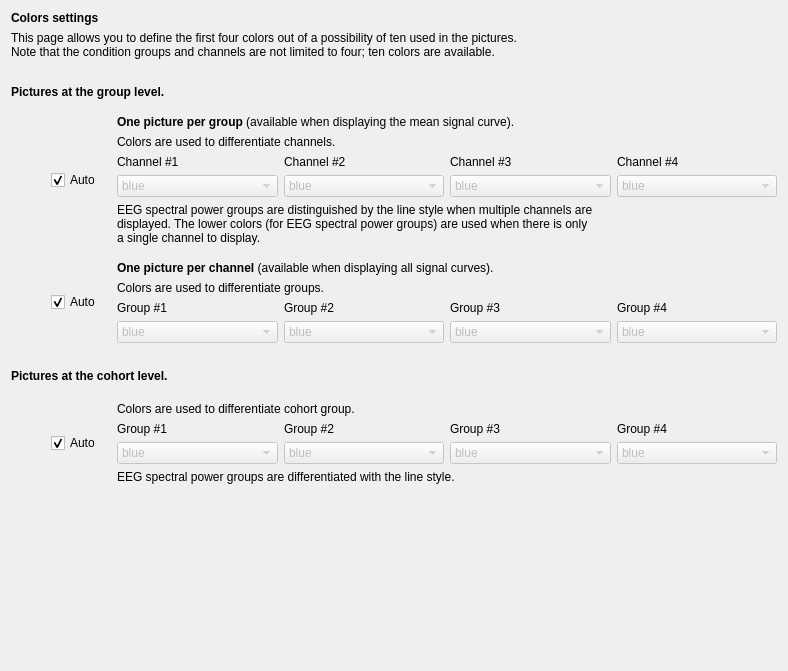
<?xml version="1.0" encoding="UTF-8"?>
<ui version="4.0">
 <class>DisplaySettings</class>
 <widget class="QWidget" name="DisplaySettings">
  <property name="geometry">
   <rect>
    <x>0</x>
    <y>0</y>
    <width>788</width>
    <height>671</height>
   </rect>
  </property>
  <property name="windowTitle">
   <string/>
  </property>
  <property name="styleSheet">
   <string notr="true">font: 12pt &quot;Roboto&quot;;</string>
  </property>
  <layout class="QVBoxLayout" name="verticalLayout_7">
   <item>
    <widget class="QLabel" name="label_16">
     <property name="text">
      <string>&lt;html&gt;&lt;head/&gt;&lt;body&gt;&lt;p&gt;&lt;span style=&quot; font-weight:600;&quot;&gt;Colors settings&lt;/span&gt;&lt;/p&gt;&lt;/body&gt;&lt;/html&gt;</string>
     </property>
    </widget>
   </item>
   <item>
    <widget class="QLabel" name="label_23">
     <property name="text">
      <string>This page allows you to define the first four colors out of a possibility of ten used in the pictures.
Note that the condition groups and channels are not limited to four; ten colors are available.</string>
     </property>
    </widget>
   </item>
   <item>
    <spacer name="verticalSpacer_7">
     <property name="orientation">
      <enum>Qt::Orientation::Vertical</enum>
     </property>
     <property name="sizeType">
      <enum>QSizePolicy::Policy::Fixed</enum>
     </property>
     <property name="sizeHint" stdset="0">
      <size>
       <width>20</width>
       <height>20</height>
      </size>
     </property>
    </spacer>
   </item>
   <item>
    <widget class="QLabel" name="label">
     <property name="text">
      <string>&lt;html&gt;&lt;head/&gt;&lt;body&gt;&lt;p&gt;&lt;span style=&quot; font-weight:600;&quot;&gt;Pictures at the group level.&lt;/span&gt;&lt;/p&gt;&lt;/body&gt;&lt;/html&gt;</string>
     </property>
    </widget>
   </item>
   <item>
    <spacer name="verticalSpacer_2">
     <property name="orientation">
      <enum>Qt::Orientation::Vertical</enum>
     </property>
     <property name="sizeType">
      <enum>QSizePolicy::Policy::Fixed</enum>
     </property>
     <property name="sizeHint" stdset="0">
      <size>
       <width>20</width>
       <height>10</height>
      </size>
     </property>
    </spacer>
   </item>
   <item>
    <layout class="QHBoxLayout" name="horizontalLayout_2">
     <item>
      <spacer name="horizontalSpacer_2">
       <property name="orientation">
        <enum>Qt::Orientation::Horizontal</enum>
       </property>
       <property name="sizeType">
        <enum>QSizePolicy::Policy::Fixed</enum>
       </property>
       <property name="sizeHint" stdset="0">
        <size>
         <width>40</width>
         <height>20</height>
        </size>
       </property>
      </spacer>
     </item>
     <item>
      <widget class="QCheckBox" name="checkBox_group_avg_auto">
       <property name="minimumSize">
        <size>
         <width>60</width>
         <height>0</height>
        </size>
       </property>
       <property name="maximumSize">
        <size>
         <width>60</width>
         <height>16777215</height>
        </size>
       </property>
       <property name="text">
        <string>Auto</string>
       </property>
       <property name="checked">
        <bool>true</bool>
       </property>
      </widget>
     </item>
     <item>
      <layout class="QVBoxLayout" name="verticalLayout_3">
       <item>
        <layout class="QVBoxLayout" name="verticalLayout_4">
         <item>
          <widget class="QLabel" name="label_8">
           <property name="text">
            <string>&lt;html&gt;&lt;head/&gt;&lt;body&gt;&lt;p&gt;&lt;span style=&quot; font-weight:600;&quot;&gt;One picture per group&lt;/span&gt; (available when displaying the mean signal curve).&lt;/p&gt;&lt;/body&gt;&lt;/html&gt;</string>
           </property>
          </widget>
         </item>
         <item>
          <widget class="QLabel" name="label_9">
           <property name="text">
            <string>Colors are used to differentiate channels.</string>
           </property>
          </widget>
         </item>
        </layout>
       </item>
       <item>
        <layout class="QGridLayout" name="gridLayout_2">
         <item row="0" column="0">
          <widget class="QLabel" name="label_10">
           <property name="text">
            <string>Channel #1</string>
           </property>
          </widget>
         </item>
         <item row="0" column="1">
          <widget class="QLabel" name="label_11">
           <property name="text">
            <string>Channel #2</string>
           </property>
          </widget>
         </item>
         <item row="0" column="2">
          <widget class="QLabel" name="label_12">
           <property name="text">
            <string>Channel #3</string>
           </property>
          </widget>
         </item>
         <item row="0" column="3">
          <widget class="QLabel" name="label_13">
           <property name="text">
            <string>Channel #4</string>
           </property>
          </widget>
         </item>
         <item row="1" column="0">
          <widget class="QComboBox" name="comboBox_group_avg_chan1">
           <property name="enabled">
            <bool>false</bool>
           </property>
           <item>
            <property name="text">
             <string>blue</string>
            </property>
           </item>
           <item>
            <property name="text">
             <string>red</string>
            </property>
           </item>
           <item>
            <property name="text">
             <string>green</string>
            </property>
           </item>
           <item>
            <property name="text">
             <string>orange</string>
            </property>
           </item>
           <item>
            <property name="text">
             <string>purple</string>
            </property>
           </item>
           <item>
            <property name="text">
             <string>brown</string>
            </property>
           </item>
           <item>
            <property name="text">
             <string>pink</string>
            </property>
           </item>
           <item>
            <property name="text">
             <string>gray</string>
            </property>
           </item>
           <item>
            <property name="text">
             <string>olive</string>
            </property>
           </item>
           <item>
            <property name="text">
             <string>cyan</string>
            </property>
           </item>
          </widget>
         </item>
         <item row="1" column="1">
          <widget class="QComboBox" name="comboBox_group_avg_chan2">
           <property name="enabled">
            <bool>false</bool>
           </property>
           <property name="currentText">
            <string>blue</string>
           </property>
           <item>
            <property name="text">
             <string>blue</string>
            </property>
           </item>
           <item>
            <property name="text">
             <string>red</string>
            </property>
           </item>
           <item>
            <property name="text">
             <string>green</string>
            </property>
           </item>
           <item>
            <property name="text">
             <string>orange</string>
            </property>
           </item>
           <item>
            <property name="text">
             <string>purple</string>
            </property>
           </item>
           <item>
            <property name="text">
             <string>brown</string>
            </property>
           </item>
           <item>
            <property name="text">
             <string>pink</string>
            </property>
           </item>
           <item>
            <property name="text">
             <string>gray</string>
            </property>
           </item>
           <item>
            <property name="text">
             <string>olive</string>
            </property>
           </item>
           <item>
            <property name="text">
             <string>cyan</string>
            </property>
           </item>
          </widget>
         </item>
         <item row="1" column="2">
          <widget class="QComboBox" name="comboBox_group_avg_chan3">
           <property name="enabled">
            <bool>false</bool>
           </property>
           <property name="currentText">
            <string>blue</string>
           </property>
           <item>
            <property name="text">
             <string>blue</string>
            </property>
           </item>
           <item>
            <property name="text">
             <string>red</string>
            </property>
           </item>
           <item>
            <property name="text">
             <string>green</string>
            </property>
           </item>
           <item>
            <property name="text">
             <string>orange</string>
            </property>
           </item>
           <item>
            <property name="text">
             <string>purple</string>
            </property>
           </item>
           <item>
            <property name="text">
             <string>brown</string>
            </property>
           </item>
           <item>
            <property name="text">
             <string>pink</string>
            </property>
           </item>
           <item>
            <property name="text">
             <string>gray</string>
            </property>
           </item>
           <item>
            <property name="text">
             <string>olive</string>
            </property>
           </item>
           <item>
            <property name="text">
             <string>cyan</string>
            </property>
           </item>
          </widget>
         </item>
         <item row="1" column="3">
          <widget class="QComboBox" name="comboBox_group_avg_chan4">
           <property name="enabled">
            <bool>false</bool>
           </property>
           <property name="currentText">
            <string>blue</string>
           </property>
           <item>
            <property name="text">
             <string>blue</string>
            </property>
           </item>
           <item>
            <property name="text">
             <string>red</string>
            </property>
           </item>
           <item>
            <property name="text">
             <string>green</string>
            </property>
           </item>
           <item>
            <property name="text">
             <string>orange</string>
            </property>
           </item>
           <item>
            <property name="text">
             <string>purple</string>
            </property>
           </item>
           <item>
            <property name="text">
             <string>brown</string>
            </property>
           </item>
           <item>
            <property name="text">
             <string>pink</string>
            </property>
           </item>
           <item>
            <property name="text">
             <string>gray</string>
            </property>
           </item>
           <item>
            <property name="text">
             <string>olive</string>
            </property>
           </item>
           <item>
            <property name="text">
             <string>cyan</string>
            </property>
           </item>
          </widget>
         </item>
        </layout>
       </item>
       <item>
        <widget class="QLabel" name="label_15">
         <property name="text">
          <string>EEG spectral power groups are distinguished by the line style when multiple channels are
displayed. The lower colors (for EEG spectral power groups) are used when there is only
a single channel to display.</string>
         </property>
        </widget>
       </item>
      </layout>
     </item>
    </layout>
   </item>
   <item>
    <spacer name="verticalSpacer">
     <property name="orientation">
      <enum>Qt::Orientation::Vertical</enum>
     </property>
     <property name="sizeType">
      <enum>QSizePolicy::Policy::Fixed</enum>
     </property>
     <property name="sizeHint" stdset="0">
      <size>
       <width>20</width>
       <height>10</height>
      </size>
     </property>
    </spacer>
   </item>
   <item>
    <layout class="QHBoxLayout" name="horizontalLayout">
     <item>
      <spacer name="horizontalSpacer">
       <property name="orientation">
        <enum>Qt::Orientation::Horizontal</enum>
       </property>
       <property name="sizeType">
        <enum>QSizePolicy::Policy::Fixed</enum>
       </property>
       <property name="sizeHint" stdset="0">
        <size>
         <width>40</width>
         <height>20</height>
        </size>
       </property>
      </spacer>
     </item>
     <item>
      <widget class="QCheckBox" name="checkBox_group_sel_auto">
       <property name="minimumSize">
        <size>
         <width>60</width>
         <height>0</height>
        </size>
       </property>
       <property name="maximumSize">
        <size>
         <width>60</width>
         <height>16777215</height>
        </size>
       </property>
       <property name="text">
        <string>Auto</string>
       </property>
       <property name="checked">
        <bool>true</bool>
       </property>
      </widget>
     </item>
     <item>
      <layout class="QVBoxLayout" name="verticalLayout_2">
       <item>
        <layout class="QVBoxLayout" name="verticalLayout">
         <item>
          <widget class="QLabel" name="label_2">
           <property name="text">
            <string>&lt;html&gt;&lt;head/&gt;&lt;body&gt;&lt;p&gt;&lt;span style=&quot; font-weight:600;&quot;&gt;One picture per channel&lt;/span&gt; (available when displaying all signal curves).&lt;/p&gt;&lt;/body&gt;&lt;/html&gt;</string>
           </property>
          </widget>
         </item>
         <item>
          <widget class="QLabel" name="label_3">
           <property name="text">
            <string>Colors are used to differentiate groups.</string>
           </property>
          </widget>
         </item>
        </layout>
       </item>
       <item>
        <layout class="QGridLayout" name="gridLayout">
         <item row="0" column="0">
          <widget class="QLabel" name="label_4">
           <property name="text">
            <string>Group #1</string>
           </property>
          </widget>
         </item>
         <item row="0" column="1">
          <widget class="QLabel" name="label_5">
           <property name="text">
            <string>Group #2</string>
           </property>
          </widget>
         </item>
         <item row="0" column="2">
          <widget class="QLabel" name="label_6">
           <property name="text">
            <string>Group #3</string>
           </property>
          </widget>
         </item>
         <item row="0" column="3">
          <widget class="QLabel" name="label_7">
           <property name="text">
            <string>Group #4</string>
           </property>
          </widget>
         </item>
         <item row="1" column="0">
          <widget class="QComboBox" name="comboBox_group_sel_cat1">
           <property name="enabled">
            <bool>false</bool>
           </property>
           <item>
            <property name="text">
             <string>blue</string>
            </property>
           </item>
           <item>
            <property name="text">
             <string>red</string>
            </property>
           </item>
           <item>
            <property name="text">
             <string>green</string>
            </property>
           </item>
           <item>
            <property name="text">
             <string>orange</string>
            </property>
           </item>
           <item>
            <property name="text">
             <string>purple</string>
            </property>
           </item>
           <item>
            <property name="text">
             <string>brown</string>
            </property>
           </item>
           <item>
            <property name="text">
             <string>pink</string>
            </property>
           </item>
           <item>
            <property name="text">
             <string>gray</string>
            </property>
           </item>
           <item>
            <property name="text">
             <string>olive</string>
            </property>
           </item>
           <item>
            <property name="text">
             <string>cyan</string>
            </property>
           </item>
          </widget>
         </item>
         <item row="1" column="1">
          <widget class="QComboBox" name="comboBox_group_sel_cat2">
           <property name="enabled">
            <bool>false</bool>
           </property>
           <property name="currentText">
            <string>blue</string>
           </property>
           <item>
            <property name="text">
             <string>blue</string>
            </property>
           </item>
           <item>
            <property name="text">
             <string>red</string>
            </property>
           </item>
           <item>
            <property name="text">
             <string>green</string>
            </property>
           </item>
           <item>
            <property name="text">
             <string>orange</string>
            </property>
           </item>
           <item>
            <property name="text">
             <string>purple</string>
            </property>
           </item>
           <item>
            <property name="text">
             <string>brown</string>
            </property>
           </item>
           <item>
            <property name="text">
             <string>pink</string>
            </property>
           </item>
           <item>
            <property name="text">
             <string>gray</string>
            </property>
           </item>
           <item>
            <property name="text">
             <string>olive</string>
            </property>
           </item>
           <item>
            <property name="text">
             <string>cyan</string>
            </property>
           </item>
          </widget>
         </item>
         <item row="1" column="2">
          <widget class="QComboBox" name="comboBox_group_sel_cat3">
           <property name="enabled">
            <bool>false</bool>
           </property>
           <property name="currentText">
            <string>blue</string>
           </property>
           <item>
            <property name="text">
             <string>blue</string>
            </property>
           </item>
           <item>
            <property name="text">
             <string>red</string>
            </property>
           </item>
           <item>
            <property name="text">
             <string>green</string>
            </property>
           </item>
           <item>
            <property name="text">
             <string>orange</string>
            </property>
           </item>
           <item>
            <property name="text">
             <string>purple</string>
            </property>
           </item>
           <item>
            <property name="text">
             <string>brown</string>
            </property>
           </item>
           <item>
            <property name="text">
             <string>pink</string>
            </property>
           </item>
           <item>
            <property name="text">
             <string>gray</string>
            </property>
           </item>
           <item>
            <property name="text">
             <string>olive</string>
            </property>
           </item>
           <item>
            <property name="text">
             <string>cyan</string>
            </property>
           </item>
          </widget>
         </item>
         <item row="1" column="3">
          <widget class="QComboBox" name="comboBox_group_sel_cat4">
           <property name="enabled">
            <bool>false</bool>
           </property>
           <property name="currentText">
            <string>blue</string>
           </property>
           <item>
            <property name="text">
             <string>blue</string>
            </property>
           </item>
           <item>
            <property name="text">
             <string>red</string>
            </property>
           </item>
           <item>
            <property name="text">
             <string>green</string>
            </property>
           </item>
           <item>
            <property name="text">
             <string>orange</string>
            </property>
           </item>
           <item>
            <property name="text">
             <string>purple</string>
            </property>
           </item>
           <item>
            <property name="text">
             <string>brown</string>
            </property>
           </item>
           <item>
            <property name="text">
             <string>pink</string>
            </property>
           </item>
           <item>
            <property name="text">
             <string>gray</string>
            </property>
           </item>
           <item>
            <property name="text">
             <string>olive</string>
            </property>
           </item>
           <item>
            <property name="text">
             <string>cyan</string>
            </property>
           </item>
          </widget>
         </item>
        </layout>
       </item>
      </layout>
     </item>
    </layout>
   </item>
   <item>
    <spacer name="verticalSpacer_3">
     <property name="orientation">
      <enum>Qt::Orientation::Vertical</enum>
     </property>
     <property name="sizeType">
      <enum>QSizePolicy::Policy::Fixed</enum>
     </property>
     <property name="sizeHint" stdset="0">
      <size>
       <width>20</width>
       <height>20</height>
      </size>
     </property>
    </spacer>
   </item>
   <item>
    <widget class="QLabel" name="label_14">
     <property name="text">
      <string>&lt;html&gt;&lt;head/&gt;&lt;body&gt;&lt;p&gt;&lt;span style=&quot; font-weight:600;&quot;&gt;Pictures at the cohort level.&lt;/span&gt;&lt;/p&gt;&lt;/body&gt;&lt;/html&gt;</string>
     </property>
    </widget>
   </item>
   <item>
    <spacer name="verticalSpacer_4">
     <property name="orientation">
      <enum>Qt::Orientation::Vertical</enum>
     </property>
     <property name="sizeType">
      <enum>QSizePolicy::Policy::Fixed</enum>
     </property>
     <property name="sizeHint" stdset="0">
      <size>
       <width>20</width>
       <height>13</height>
      </size>
     </property>
    </spacer>
   </item>
   <item>
    <layout class="QHBoxLayout" name="horizontalLayout_3">
     <item>
      <spacer name="horizontalSpacer_3">
       <property name="orientation">
        <enum>Qt::Orientation::Horizontal</enum>
       </property>
       <property name="sizeType">
        <enum>QSizePolicy::Policy::Fixed</enum>
       </property>
       <property name="sizeHint" stdset="0">
        <size>
         <width>40</width>
         <height>20</height>
        </size>
       </property>
      </spacer>
     </item>
     <item>
      <widget class="QCheckBox" name="checkBox_cohort_auto">
       <property name="minimumSize">
        <size>
         <width>60</width>
         <height>0</height>
        </size>
       </property>
       <property name="maximumSize">
        <size>
         <width>60</width>
         <height>16777215</height>
        </size>
       </property>
       <property name="text">
        <string>Auto</string>
       </property>
       <property name="checked">
        <bool>true</bool>
       </property>
      </widget>
     </item>
     <item>
      <layout class="QVBoxLayout" name="verticalLayout_5">
       <item>
        <layout class="QVBoxLayout" name="verticalLayout_6">
         <item>
          <widget class="QLabel" name="label_17">
           <property name="text">
            <string>Colors are used to differentiate cohort group.</string>
           </property>
          </widget>
         </item>
        </layout>
       </item>
       <item>
        <layout class="QGridLayout" name="gridLayout_3">
         <item row="0" column="0">
          <widget class="QLabel" name="label_18">
           <property name="text">
            <string>Group #1</string>
           </property>
          </widget>
         </item>
         <item row="1" column="0">
          <widget class="QComboBox" name="comboBox_cohort_group1">
           <property name="enabled">
            <bool>false</bool>
           </property>
           <item>
            <property name="text">
             <string>blue</string>
            </property>
           </item>
           <item>
            <property name="text">
             <string>red</string>
            </property>
           </item>
           <item>
            <property name="text">
             <string>green</string>
            </property>
           </item>
           <item>
            <property name="text">
             <string>orange</string>
            </property>
           </item>
           <item>
            <property name="text">
             <string>purple</string>
            </property>
           </item>
           <item>
            <property name="text">
             <string>brown</string>
            </property>
           </item>
           <item>
            <property name="text">
             <string>pink</string>
            </property>
           </item>
           <item>
            <property name="text">
             <string>gray</string>
            </property>
           </item>
           <item>
            <property name="text">
             <string>olive</string>
            </property>
           </item>
           <item>
            <property name="text">
             <string>cyan</string>
            </property>
           </item>
          </widget>
         </item>
         <item row="1" column="3">
          <widget class="QComboBox" name="comboBox_cohort_group4">
           <property name="enabled">
            <bool>false</bool>
           </property>
           <property name="currentText">
            <string>blue</string>
           </property>
           <item>
            <property name="text">
             <string>blue</string>
            </property>
           </item>
           <item>
            <property name="text">
             <string>red</string>
            </property>
           </item>
           <item>
            <property name="text">
             <string>green</string>
            </property>
           </item>
           <item>
            <property name="text">
             <string>orange</string>
            </property>
           </item>
           <item>
            <property name="text">
             <string>purple</string>
            </property>
           </item>
           <item>
            <property name="text">
             <string>brown</string>
            </property>
           </item>
           <item>
            <property name="text">
             <string>pink</string>
            </property>
           </item>
           <item>
            <property name="text">
             <string>gray</string>
            </property>
           </item>
           <item>
            <property name="text">
             <string>olive</string>
            </property>
           </item>
           <item>
            <property name="text">
             <string>cyan</string>
            </property>
           </item>
          </widget>
         </item>
         <item row="0" column="2">
          <widget class="QLabel" name="label_19">
           <property name="text">
            <string>Group #3</string>
           </property>
          </widget>
         </item>
         <item row="0" column="3">
          <widget class="QLabel" name="label_20">
           <property name="text">
            <string>Group #4</string>
           </property>
          </widget>
         </item>
         <item row="0" column="1">
          <widget class="QLabel" name="label_21">
           <property name="text">
            <string>Group #2</string>
           </property>
          </widget>
         </item>
         <item row="1" column="1">
          <widget class="QComboBox" name="comboBox_cohort_group2">
           <property name="enabled">
            <bool>false</bool>
           </property>
           <property name="currentText">
            <string>blue</string>
           </property>
           <item>
            <property name="text">
             <string>blue</string>
            </property>
           </item>
           <item>
            <property name="text">
             <string>red</string>
            </property>
           </item>
           <item>
            <property name="text">
             <string>green</string>
            </property>
           </item>
           <item>
            <property name="text">
             <string>orange</string>
            </property>
           </item>
           <item>
            <property name="text">
             <string>purple</string>
            </property>
           </item>
           <item>
            <property name="text">
             <string>brown</string>
            </property>
           </item>
           <item>
            <property name="text">
             <string>pink</string>
            </property>
           </item>
           <item>
            <property name="text">
             <string>gray</string>
            </property>
           </item>
           <item>
            <property name="text">
             <string>olive</string>
            </property>
           </item>
           <item>
            <property name="text">
             <string>cyan</string>
            </property>
           </item>
          </widget>
         </item>
         <item row="1" column="2">
          <widget class="QComboBox" name="comboBox_cohort_group3">
           <property name="enabled">
            <bool>false</bool>
           </property>
           <property name="currentText">
            <string>blue</string>
           </property>
           <item>
            <property name="text">
             <string>blue</string>
            </property>
           </item>
           <item>
            <property name="text">
             <string>red</string>
            </property>
           </item>
           <item>
            <property name="text">
             <string>green</string>
            </property>
           </item>
           <item>
            <property name="text">
             <string>orange</string>
            </property>
           </item>
           <item>
            <property name="text">
             <string>purple</string>
            </property>
           </item>
           <item>
            <property name="text">
             <string>brown</string>
            </property>
           </item>
           <item>
            <property name="text">
             <string>pink</string>
            </property>
           </item>
           <item>
            <property name="text">
             <string>gray</string>
            </property>
           </item>
           <item>
            <property name="text">
             <string>olive</string>
            </property>
           </item>
           <item>
            <property name="text">
             <string>cyan</string>
            </property>
           </item>
          </widget>
         </item>
        </layout>
       </item>
       <item>
        <widget class="QLabel" name="label_22">
         <property name="text">
          <string>EEG spectral power groups are differentiated with the line style.</string>
         </property>
        </widget>
       </item>
      </layout>
     </item>
    </layout>
   </item>
   <item>
    <spacer name="verticalSpacer_5">
     <property name="orientation">
      <enum>Qt::Orientation::Vertical</enum>
     </property>
     <property name="sizeHint" stdset="0">
      <size>
       <width>20</width>
       <height>116</height>
      </size>
     </property>
    </spacer>
   </item>
  </layout>
 </widget>
 <resources>
  <include location="../../../../../snooz-toolbox/src/main/python/ui/themes/themes.qrc"/>
 </resources>
 <connections>
  <connection>
   <sender>checkBox_cohort_auto</sender>
   <signal>clicked()</signal>
   <receiver>DisplaySettings</receiver>
   <slot>update_colors_slot()</slot>
   <hints>
    <hint type="sourcelabel">
     <x>155</x>
     <y>415</y>
    </hint>
    <hint type="destinationlabel">
     <x>425</x>
     <y>298</y>
    </hint>
   </hints>
  </connection>
  <connection>
   <sender>checkBox_group_avg_auto</sender>
   <signal>clicked()</signal>
   <receiver>DisplaySettings</receiver>
   <slot>update_colors_slot()</slot>
   <hints>
    <hint type="sourcelabel">
     <x>155</x>
     <y>108</y>
    </hint>
    <hint type="destinationlabel">
     <x>425</x>
     <y>298</y>
    </hint>
   </hints>
  </connection>
  <connection>
   <sender>checkBox_group_sel_auto</sender>
   <signal>clicked()</signal>
   <receiver>DisplaySettings</receiver>
   <slot>update_colors_slot()</slot>
   <hints>
    <hint type="sourcelabel">
     <x>155</x>
     <y>240</y>
    </hint>
    <hint type="destinationlabel">
     <x>425</x>
     <y>298</y>
    </hint>
   </hints>
  </connection>
  <connection>
   <sender>comboBox_cohort_group1</sender>
   <signal>currentIndexChanged(int)</signal>
   <receiver>DisplaySettings</receiver>
   <slot>update_colors_slot()</slot>
   <hints>
    <hint type="sourcelabel">
     <x>333</x>
     <y>427</y>
    </hint>
    <hint type="destinationlabel">
     <x>425</x>
     <y>298</y>
    </hint>
   </hints>
  </connection>
  <connection>
   <sender>comboBox_cohort_group2</sender>
   <signal>currentIndexChanged(int)</signal>
   <receiver>DisplaySettings</receiver>
   <slot>update_colors_slot()</slot>
   <hints>
    <hint type="sourcelabel">
     <x>479</x>
     <y>427</y>
    </hint>
    <hint type="destinationlabel">
     <x>425</x>
     <y>298</y>
    </hint>
   </hints>
  </connection>
  <connection>
   <sender>comboBox_cohort_group3</sender>
   <signal>currentIndexChanged(int)</signal>
   <receiver>DisplaySettings</receiver>
   <slot>update_colors_slot()</slot>
   <hints>
    <hint type="sourcelabel">
     <x>624</x>
     <y>427</y>
    </hint>
    <hint type="destinationlabel">
     <x>425</x>
     <y>298</y>
    </hint>
   </hints>
  </connection>
  <connection>
   <sender>comboBox_cohort_group4</sender>
   <signal>currentIndexChanged(int)</signal>
   <receiver>DisplaySettings</receiver>
   <slot>update_colors_slot()</slot>
   <hints>
    <hint type="sourcelabel">
     <x>770</x>
     <y>427</y>
    </hint>
    <hint type="destinationlabel">
     <x>425</x>
     <y>298</y>
    </hint>
   </hints>
  </connection>
  <connection>
   <sender>comboBox_group_avg_chan1</sender>
   <signal>currentIndexChanged(int)</signal>
   <receiver>DisplaySettings</receiver>
   <slot>update_colors_slot()</slot>
   <hints>
    <hint type="sourcelabel">
     <x>333</x>
     <y>131</y>
    </hint>
    <hint type="destinationlabel">
     <x>425</x>
     <y>298</y>
    </hint>
   </hints>
  </connection>
  <connection>
   <sender>comboBox_group_avg_chan2</sender>
   <signal>currentIndexChanged(int)</signal>
   <receiver>DisplaySettings</receiver>
   <slot>update_colors_slot()</slot>
   <hints>
    <hint type="sourcelabel">
     <x>479</x>
     <y>131</y>
    </hint>
    <hint type="destinationlabel">
     <x>425</x>
     <y>298</y>
    </hint>
   </hints>
  </connection>
  <connection>
   <sender>comboBox_group_avg_chan3</sender>
   <signal>currentIndexChanged(int)</signal>
   <receiver>DisplaySettings</receiver>
   <slot>update_colors_slot()</slot>
   <hints>
    <hint type="sourcelabel">
     <x>624</x>
     <y>131</y>
    </hint>
    <hint type="destinationlabel">
     <x>425</x>
     <y>298</y>
    </hint>
   </hints>
  </connection>
  <connection>
   <sender>comboBox_group_avg_chan4</sender>
   <signal>currentIndexChanged(int)</signal>
   <receiver>DisplaySettings</receiver>
   <slot>update_colors_slot()</slot>
   <hints>
    <hint type="sourcelabel">
     <x>770</x>
     <y>131</y>
    </hint>
    <hint type="destinationlabel">
     <x>425</x>
     <y>298</y>
    </hint>
   </hints>
  </connection>
  <connection>
   <sender>comboBox_group_sel_cat1</sender>
   <signal>currentIndexChanged(int)</signal>
   <receiver>DisplaySettings</receiver>
   <slot>update_colors_slot()</slot>
   <hints>
    <hint type="sourcelabel">
     <x>333</x>
     <y>274</y>
    </hint>
    <hint type="destinationlabel">
     <x>425</x>
     <y>298</y>
    </hint>
   </hints>
  </connection>
  <connection>
   <sender>comboBox_group_sel_cat2</sender>
   <signal>currentIndexChanged(int)</signal>
   <receiver>DisplaySettings</receiver>
   <slot>update_colors_slot()</slot>
   <hints>
    <hint type="sourcelabel">
     <x>479</x>
     <y>274</y>
    </hint>
    <hint type="destinationlabel">
     <x>425</x>
     <y>298</y>
    </hint>
   </hints>
  </connection>
  <connection>
   <sender>comboBox_group_sel_cat3</sender>
   <signal>currentIndexChanged(int)</signal>
   <receiver>DisplaySettings</receiver>
   <slot>update_colors_slot()</slot>
   <hints>
    <hint type="sourcelabel">
     <x>624</x>
     <y>274</y>
    </hint>
    <hint type="destinationlabel">
     <x>425</x>
     <y>298</y>
    </hint>
   </hints>
  </connection>
  <connection>
   <sender>comboBox_group_sel_cat4</sender>
   <signal>currentIndexChanged(int)</signal>
   <receiver>DisplaySettings</receiver>
   <slot>update_colors_slot()</slot>
   <hints>
    <hint type="sourcelabel">
     <x>770</x>
     <y>274</y>
    </hint>
    <hint type="destinationlabel">
     <x>425</x>
     <y>298</y>
    </hint>
   </hints>
  </connection>
 </connections>
 <slots>
  <slot>update_colors_slot()</slot>
 </slots>
</ui>
